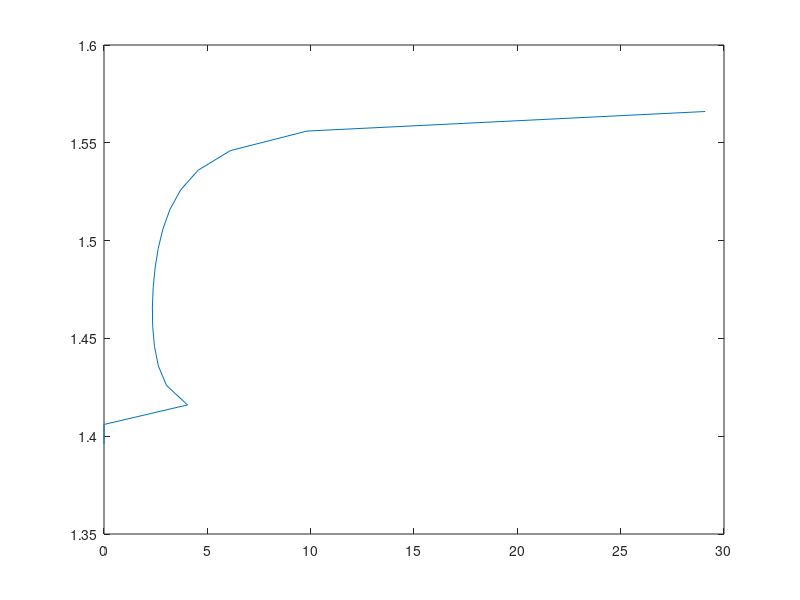

Recreate this plot in MATLAB.
% Refractive Index 1
n1 = 1.48;
% Refractive Index 2
n2 = 1.46;
% Wavelength
lambda = .82e-6;
% Incident Angle (85deg = 1.48353rad, etc)
%theta = 1.48353;
theta = 1.396:.01:1.57;
% Velocity in free space
c = 3e8;
% Frequency
f = c/lambda;
% Angular frequency
w = 2*pi*f;
% Propagation Constant in free space
ko = w/c;
%d = 1e-3:1e-3:2;
h = 2*pi*n1*lambda*cos(theta);
q = (n1*cos(theta)).^-1;
% Attenutation coefficient
alpha = sqrt((n1.^2)*(sin(theta).^2)-(n2.^2));
% d/lambda
x = ((2)./(atan(q.*alpha)))./(2*pi*n1*cos(theta));
plot(x,theta)
